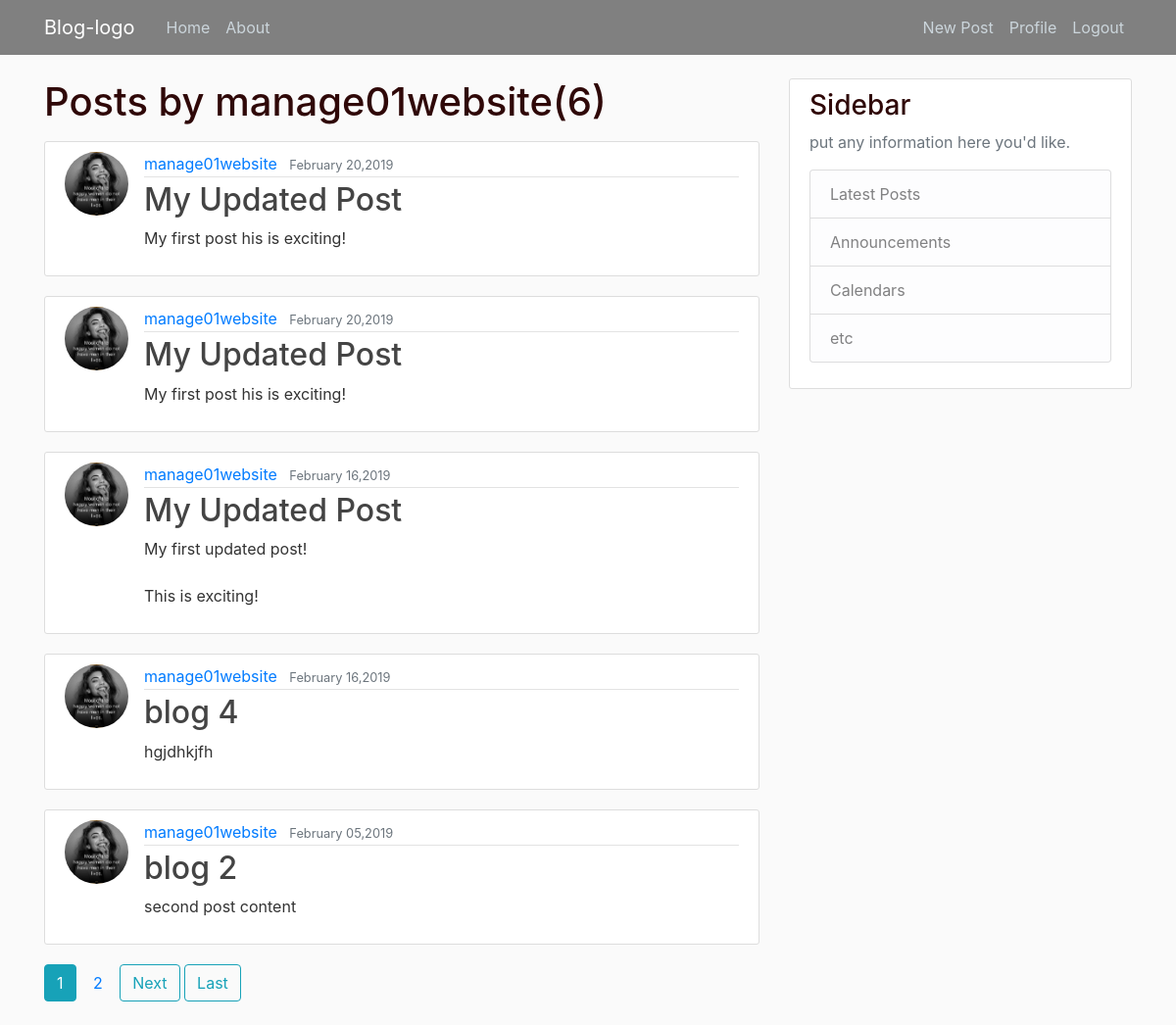
/user/manage01website/ (signed in), run on the app's committed database.
### blog/models.py (models this page shows, shortened)
class Post(models.Model):
    title = models.CharField(max_length=100)
    content = models.TextField()
    date_posted = models.DateTimeField(default=timezone.now)
    author = models.ForeignKey(User,on_delete=models.CASCADE)

### users/models.py (models this page shows, shortened)
class Profile(models.Model):
    user = models.OneToOneField(User,on_delete=models.CASCADE)
    image = models.ImageField(default = 'default.jpg', upload_to='profile_pics')

### blog/views.py (the view)
# urls.py: path('user/<str:username>/', UserPostListView.as_view(), name='user-posts'),
class UserPostListView(ListView):
    model = Post
    template_name = 'blog/user_posts.html'#<app>/<model>_<viewtype>.html#blog/post_list.html
    context_object_name = 'posts'
    paginate_by = 5
    def get_queryset(self):
        user = get_object_or_404(User,username = self.kwargs.get('username'))
        return Post.objects.filter(author=user).order_by('-date_posted')

### blog/templates/blog/user_posts.html (shortened to what this page needs)
{% extends "blog/base.html" %}
    {% block content %}
    <h1 class='mb-3'>Posts by {{ view.kwargs.username }}({{ page_obj.paginator.count }})</h1>
        {% for post in posts %}
            <article class="media content-section">
              <img class="rounded-circle article-img" src="{{ post.author.profile.image.url }}">
                <div class="media-body">
                  <div class="article-metadata">
                    <a class="mr-2" href="{% url 'user-posts' post.author.username %}">{{ post.author }}</a>
                    <small class="text-muted">{{ post.date_posted|date:"F d,Y"}}</small>
                  </div>
                  <h2><a class="article-title" href="{% url 'post-detail' post.id %}">{{ post.title }}</a></h2>
                  <p class="article-content">{{ post.content }}</p>
                </div>
            </article>
          {% endfor %}
          {% if is_paginated %}
            {% for num in page_obj.paginator.page_range %}
              {% if page_obj.number == num  %}
                <a class="btn btn-info mb-4" href="?page={{ num }}">{{ num }}</a>
              {% elif num > page_obj.number|add:'-3' and num < page_obj.number|add:'3' %}
                <a class="btn btn-solid-info mb-4" href="?page={{ num }}">{{ num }}</a>
              {% endif %}
            {% endfor %}
            {% if page_obj.has_next %}
              <a class="btn btn-outline-info mb-4" href="?page={{page_obj.next_page_number  }}">Next</a>
              <a class="btn btn-outline-info mb-4" href="?page={{ page_obj.paginator.num_pages }}">Last</a>
            {% endif %}
          {% endif %}
    {% endblock content %}

### blog/static/blog/main.css (style rules this page uses)
body { background: #fafafa; color: #333333; margin-top: 5rem; }
h1, h2, h3, h4, h5, h6 { color: #2f0808; }
.content-section { background: #ffffff; padding: 10px 20px; border: 1px solid #dddddd; border-radius: 3px; margin-bottom: 20px; }
.article-title { color: #444444; }
.article-content { white-space: pre-line; }
.article-img { height: 65px; width: 65px; margin-right: 16px; }
.article-metadata { padding-bottom: 1px; margin-bottom: 4px; border-bottom: 1px solid #e3e3e3 }

### data on the page
Post: author.profile.image (picture), author "manage01website", date_posted "February 20,2019", title "My Updated Post", content "My first post his is exciting!"
Post: author.profile.image (picture), author "manage01website", date_posted "February 20,2019", title "My Updated Post", content "My first post his is exciting!"
Post: author.profile.image (picture), author "manage01website", date_posted "February 16,2019", title "My Updated Post", content "My first updated post! This is exciting!"
Post: author.profile.image (picture), author "manage01website", date_posted "February 16,2019", title "blog 4", content "hgjdhkjfh"
Post: author.profile.image (picture), author "manage01website", date_posted "February 05,2019", title "blog 2", content "second post content"

### other printed values
{{ view.kwargs.username }} "manage01website"
{{ page_obj.paginator.count }} "6"
{{ num }} "1"
{{ num }} "2"
